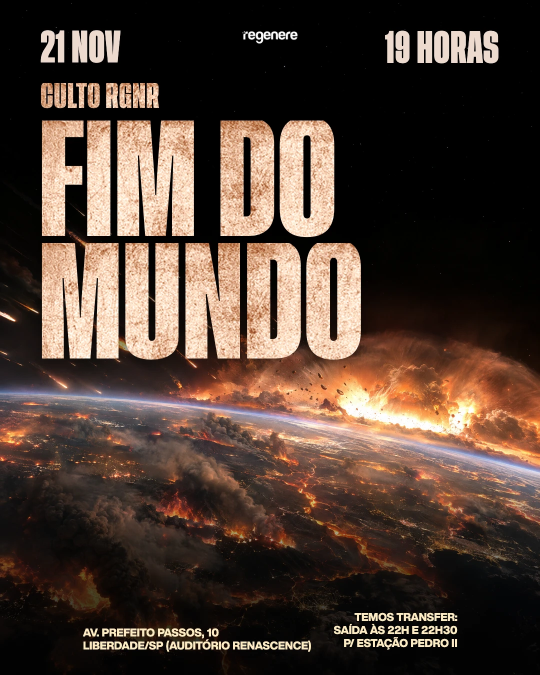
#> input picture artes/fim-do-mundo/referencia/original.webp, 1080 x 1350 px, given in place of v3_title.png, which was not available (shown at 1/2 size)
$ python v3.py
#> lines starting #> are read from the running program, lines starting #| are printed output that depends on the picture
### artes/fogo-sobre-o-altar/_fonte/fx.py
"""Shared FX toolkit: periodic noise, fire ramp, embers, bloom, grading, ffmpeg IO.
Everything that moves is periodic in T, so every video loops seamlessly."""
import numpy as np, cv2, subprocess, os, json
from PIL import Image

if os.environ.get('CV_THREADS'):
    cv2.setNumThreads(int(os.environ['CV_THREADS']))

W, H = 4800, 1350
TAU = 2 * np.pi


def smoothstep(e0, e1, x):
    t = np.clip((x - e0) / (e1 - e0), 0.0, 1.0)
    return t * t * (3.0 - 2.0 * t)


class NoiseVol:
    """Band-limited noise, periodic in (time, y, x). Zero mean, unit std."""
    def __init__(self, N=256, D=32, kc=14.0, ktc=2.5, seed=0):
        rng = np.random.default_rng(seed)
        white = rng.standard_normal((D, N, N)).astype(np.float32)
        F = np.fft.fftn(white)
        kt = np.fft.fftfreq(D) * D
        k = np.fft.fftfreq(N) * N
        KT, KY, KX = np.meshgrid(kt, k, k, indexing='ij')
        K = np.sqrt(KX ** 2 + KY ** 2)
        filt = np.exp(-(K / kc) ** 2) * np.exp(-(KT / ktc) ** 2)
        filt[:, 0, 0] = 0
        v = np.real(np.fft.ifftn(F * filt)).astype(np.float32)
        v /= v.std()
        self.v, self.N, self.D = v, N, D

    # [10 lines left out: functions slice, sample, not called in this run]


def grid(x0, y0, x1, y1, scale):
    """Pixel-centre coordinates (in FULL-RES units) for a region rendered at `scale`."""
    w = max(1, int(round((x1 - x0) * scale))); h = max(1, int(round((y1 - y0) * scale)))
    xs = (x0 + (np.arange(w, dtype=np.float32) + 0.5) / scale)
    ys = (y0 + (np.arange(h, dtype=np.float32) + 0.5) / scale)
    X, Y = np.meshgrid(xs, ys)
    return X, Y


def make_lut(stops, n=1024):
    """stops: list of (pos, (r,g,b)) linear colours -> LUT (n,3)."""
    p = np.array([s[0] for s in stops]); c = np.array([s[1] for s in stops], dtype=np.float32)
    x = np.linspace(0, 1, n)
    return np.stack([np.interp(x, p, c[:, i]) for i in range(3)], -1).astype(np.float32)


FIRE_LUT = make_lut([
    (0.00, (0.000, 0.000, 0.000)),
    (0.10, (0.060, 0.004, 0.000)),
    (0.24, (0.320, 0.030, 0.002)),
    (0.40, (0.900, 0.140, 0.010)),
    (0.56, (1.600, 0.420, 0.040)),
    (0.72, (2.300, 0.950, 0.160)),
    (0.86, (2.900, 1.700, 0.520)),
    (1.00, (3.400, 2.700, 1.500)),
])


# [4 lines left out: function apply_lut, not called in this run]


def blur(img, sigma):
    if sigma <= 0.3:
        return img
    return cv2.GaussianBlur(img, (0, 0), sigmaX=sigma, sigmaY=sigma, borderType=cv2.BORDER_REPLICATE)


# [10 lines left out: function bloom, not called in this run]


def aces(x):
    a, b, c, d, e = 2.51, 0.03, 2.43, 0.59, 0.14
    return np.clip((x * (a * x + b)) / (x * (c * x + d) + e), 0, 1)


def to_srgb(x):
    x = np.clip(x, 0, 1)
    return np.where(x <= 0.0031308, 12.92 * x, 1.055 * np.power(x, 1 / 2.4) - 0.055).astype(np.float32)


def from_srgb(x):
    return np.where(x <= 0.04045, x / 12.92, ((x + 0.055) / 1.055) ** 2.4).astype(np.float32)


def load_rgba(path, w, h):
#> called with path = '/tmp/work/layers/v3_title.png', w = 1200, h = 338
    im = Image.open(path).convert('RGBA')
    if im.size != (w, h):
        im = im.resize((w, h), Image.LANCZOS)
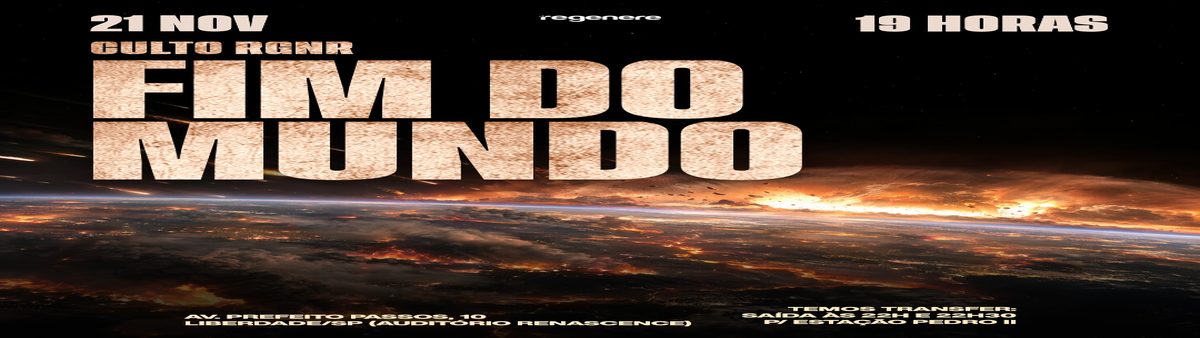
#> im: PIL image 1200x338 RGBA; mean R, G, B, A 79.7, 62.5, 52.3, 255
    a = np.asarray(im).astype(np.float32) / 255.0
    return a[..., :3].copy(), a[..., 3:4].copy()


# [6 lines left out: function grain, not called in this run]


def vignette(h, w, strength=0.55, power=2.2, cx=0.5, cy=0.5, aspect=None):
    y, x = np.mgrid[0:h, 0:w].astype(np.float32)
    nx = (x / w - cx) * 2; ny = (y / h - cy) * 2
    r = np.sqrt((nx * 0.62) ** 2 + (ny * 1.0) ** 2) if aspect is None else np.sqrt((nx * aspect) ** 2 + ny ** 2)
    return (1 - strength * np.clip(r, 0, 1.6) ** power / (1.6 ** power) * 1.6).astype(np.float32)


class Embers:
    """Periodic particle system. Each particle's life = T/m (integer m), so the
    whole system repeats exactly every T seconds."""
    def __init__(self, n, T, seed, spawn, life_m=(1, 2), speed=(120, 320), drift=60,
                 wob=(0.4, 1.6), size=1.0, bright=(0.6, 1.6), color='ember', streak=0.06):
        rng = np.random.default_rng(seed)
        self.n, self.T = n, T
        self.m = rng.choice(life_m, n).astype(np.float32)
        self.phase = rng.random(n).astype(np.float32)
        self.seeds = rng.integers(0, 2**31 - 1, n)
        self.spawn = spawn            # function(rng_arr, n) -> (x0, y0)
        self.speed, self.drift, self.wob = speed, drift, wob
        self.bright, self.streak, self.size = bright, streak, size
        # per-cycle randomness table: max m cycles
        mm = int(max(life_m))
        r = np.random.default_rng(seed + 7)
        self.tab = r.random((mm, n, 8)).astype(np.float32)
        self.color = color

    # [47 lines left out: functions state, splat, ember_rgb, not called in this run]


class FFWriter:
    # [10 lines left out: function __init__, not called in this run]

    def write(self, rgb8):
        self.p.stdin.write(np.ascontiguousarray(rgb8).tobytes())

    def close(self):
        self.p.stdin.close(); self.p.wait()


# [9 lines left out: function finish, not called in this run]


class ToneLUT:
    """Fast ACES + sRGB via sqrt-spaced 1D LUT (input linear 0..xmax)."""
    def __init__(self, exposure=1.0, xmax=24.0, n=8192):
        self.xmax, self.n = xmax, n
        q = np.linspace(0, 1, n, dtype=np.float64)
        x = (q ** 2) * xmax
        self.lut = to_srgb(aces((x * exposure).astype(np.float32))).astype(np.float32)

    # [11 lines left out: functions __call__, over, not called in this run]


def screen_add(dst, g):
    dst += g * (1 - dst)
    return dst

### artes/fogo-sobre-o-altar/_fonte/v3.py
"""V3 — Tipográfica incandescente: letras preenchidas de fogo vivo, chamas saindo do topo, brasas."""
import sys, os, argparse, time
sys.path.insert(0, os.path.dirname(os.path.abspath(__file__)))
import numpy as np, cv2
from PIL import Image
from fx import *
from fire import fire_noise, flame

T = 10.0
FPS = 30
LAYERS = os.environ.get('LAYERS', '/tmp/work/layers')
LUT_FILL = make_lut([
    (0.00, (0.00, 0.00, 0.00)),
    (0.20, (0.25, 0.02, 0.00)),
    (0.38, (0.95, 0.12, 0.01)),
    (0.55, (1.70, 0.42, 0.04)),
    (0.70, (2.40, 0.95, 0.14)),
    (0.85, (3.00, 1.70, 0.50)),
    (1.00, (3.60, 2.80, 1.50)),
])


class V3:
    def __init__(self, s):
        self.s = s
        w, h = int(round(W * s)), int(round(H * s)); self.w, self.h = w, h
        self.nv = NoiseVol(N=256, D=32, kc=14, ktc=2.5, seed=51)
        self.nv2 = NoiseVol(N=128, D=16, kc=6, ktc=1.5, seed=52)
        ta_rgb, ta = load_rgba(f'{LAYERS}/v3_title.png', w, h); self.ta = ta
#> after `ta_rgb, ta = load_rgba(f'{LAYERS}/v3_title.png', w, h)`: ta: shape (338, 1200, 1) float32; every value is 1
        self.ref, self.refa = load_rgba(f'{LAYERS}/v3_ref.png', w, h)
        # letter bbox (full-res units)
        TX0, TY0, TX1, TY1 = 300, 560, 4500, 1080
        self.tbox = (TX0, TY0, TX1, TY1)
        # fill grid at half res
        self.fs = fs = s * 0.5
        self.LX, self.LY = grid(TX0, TY0, TX1, TY1, fs)
        x0, y0 = int(round(TX0 * s)), int(round(TY0 * s)); x1, y1 = x0 + int(round((TX1 - TX0) * s)), y0 + int(round((TY1 - TY0) * s))
        self.tsl = (slice(y0, y1), slice(x0, x1))
        A = ta[self.tsl][..., 0]
#> A: shape (130, 1050) float32; every value is 1
        e = blur(A, 7 * s)
        self.edge = (0.80 + 0.20 * np.clip((e - 0.5) * 2.2, 0, 1)).astype(np.float32)
        self.vgrad = smoothstep(1043, 606, (np.mgrid[y0:y1, 0:1][0].astype(np.float32) + 0.5) / s)
        # letter tops per column (full output res)
        full_a = ta[..., 0] > 0.5
#> full_a: shape (338, 1200) bool; every value is 1
        has = full_a.any(0)
        top = np.where(has, full_a.argmax(0), 10 ** 6).astype(np.float32) / s   # full-res units
#> top = 1200 values from 0 to 0
        from scipy.ndimage import maximum_filter1d
        top = maximum_filter1d(top, size=2 * max(1, int(round(7 * s))) + 1)
        top = np.where(top < 650, top, 10 ** 6).astype(np.float32)   # only near the cap line
        self.top_full = top
#> self.top_full = 1200 values from 0 to 0
        # flame grid at half res
        FX0, FY0, FX1, FY1 = 300, 60, 4500, 1060
        self.fbox = (FX0, FY0, FX1, FY1)
        self.FX, self.FY = grid(FX0, FY0, FX1, FY1, fs)
        colx = np.clip((self.FX[0] * s).astype(np.int64), 0, w - 1)
        topc = top[colx]
#> topc = 525 values from 0 to 0
        # smooth the top profile a little (only where letters exist)
        valid = topc < 10 ** 5
        tp = np.where(valid, topc, 1300.0).astype(np.float32)
#> tp = 525 values from 0 to 0
        tp_s = cv2.GaussianBlur(tp[None, :], (0, 0), sigmaX=max(1.0, 10 * fs))[0]
#> tp_s = 525 values from 0 to 0
        tp = np.where(valid, np.minimum(tp, tp_s + 12), 10 ** 6)
        self.d = (tp[None, :] - self.FY).astype(np.float32)    # distance above letter top
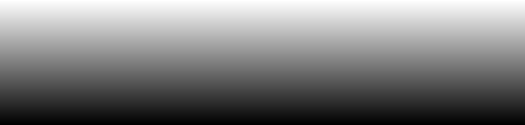
#> self.d: shape (125, 525) float32; min -1056, max -64, mean -560; drawn with min black and max white
        r0 = np.random.default_rng(9)
        bumps = np.ones_like(self.FX[0])
        bumps *= 0.55
        for k in range(14):
            c0 = 400 + r0.random() * 4000; wd = 50 + 140 * r0.random(); am = 0.3 + 0.9 * r0.random()
            bumps += am * np.exp(-((self.FX[0] - c0) / wd) ** 2)
        self.fprof = np.broadcast_to(bumps[None, :], self.FX.shape).astype(np.float32)
        self.zero = np.zeros_like(self.FX)
        # smoke grid (quarter)
        self.ss = s * 0.25
        self.SX, self.SY = grid(0, 0, W, H, self.ss)
        colx2 = np.clip((self.SX[0] * s).astype(np.int64), 0, w - 1)
        tps = top[colx2]
#> tps = 300 values from 0 to 0
        tps = np.where(tps < 10 ** 5, tps, 2000.0)
        tps = cv2.GaussianBlur(tps.astype(np.float32)[None, :], (0, 0), sigmaX=max(1.0, 60 * self.ss))[0]
        ds = tps[None, :] - self.SY
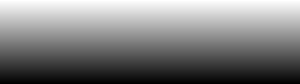
#> ds: shape (84, 300) float32; min -1336, max -8, mean -672; drawn with min black and max white
        self.smask = (smoothstep(60, 260, ds) * (1 - smoothstep(380, 820, ds))).astype(np.float32)
#> in smoothstep (call 2), `t = np.clip((x - e0) / (e1 - e0), 0.0, 1.0)`: t: shape (84, 300) float32; every value is 0
        # background (quarter) : deep red glow behind the title
        X, Y = self.SX, self.SY
        bg = np.zeros(X.shape + (3,), np.float32) + np.array([0.0018, 0.0012, 0.0012], np.float32)
        env = smoothstep(0, 700, X) * smoothstep(W, W - 700, X)
        bg += (np.exp(-((Y - 800) / 420) ** 2) * env)[..., None] * np.array([0.030, 0.0045, 0.0008], np.float32)
        bg += (np.exp(-((Y - 1350) / 260) ** 2) * env)[..., None] * np.array([0.012, 0.0025, 0.0006], np.float32)
        self.bg = bg
        self.vig = vignette(X.shape[0], X.shape[1], strength=0.55, power=2.0)[..., None]
        # embers spawn from letter tops
        cols = np.nonzero(top < 10 ** 5)[0]
#> cols = 1200 values from 0 to 1199
        self.cols_x = (cols.astype(np.float32) + 0.5) / s
#> self.cols_x = 1200 values from 2 to 4798
        self.cols_top = top[cols]
#> self.cols_top = 1200 values from 0 to 0
        def spawn(R):
            i = (R[:, 0] * (len(self.cols_x) - 1)).astype(np.int64)
            return self.cols_x[i], self.cols_top[i] - R[:, 5] * 120
        self.emb_s = Embers(420, T, 61, spawn, life_m=(1, 2, 3), speed=(120, 330), drift=70, streak=0.06, bright=(0.8, 3.0))
        self.emb_m = Embers(80, T, 62, spawn, life_m=(1, 2), speed=(80, 200), drift=120, streak=0.05, bright=(0.5, 1.6))
        self.tone = ToneLUT(exposure=1.1)
        self.rng = np.random.default_rng(7)
        self.grain_size = 1.2

    def flicker(self, t):
        p = TAU * t / T
        return 1 + 0.06 * np.sin(5 * p + 0.4) + 0.045 * np.sin(11 * p + 1.9) + 0.03 * np.sin(19 * p + 4.1)

    # [46 lines left out: function frame, not called in this run]


if __name__ == '__main__':
    ap = argparse.ArgumentParser()
    ap.add_argument('--scale', type=float, default=0.25)
    ap.add_argument('--still', default=None); ap.add_argument('--t', type=float, default=3.0)
    ap.add_argument('--video', default=None); ap.add_argument('--frames', type=int, default=int(T * FPS))
    ap.add_argument('--crf', type=int, default=19)
    ap.add_argument('--grain', type=float, default=0.022)
    ap.add_argument('--gsize', type=float, default=1.2)
    ap.add_argument('--start', type=int, default=0); ap.add_argument('--end', type=int, default=-1)
    a = ap.parse_args()
    t0 = time.time(); r = V3(a.scale); r.grain_size = a.gsize; print('init', round(time.time() - t0, 2), 's', flush=True)
    if a.still:
        t0 = time.time(); fr = r.frame(a.t, grain_amt=a.grain); print('frame', round(time.time() - t0, 2), 's')
        Image.fromarray(fr).save(a.still)
    if a.video:
        wr = FFWriter(a.video, r.w, r.h, FPS, crf=a.crf)
        t0 = time.time()
        end = a.frames if a.end < 0 else a.end
        for i in range(a.start, end):
            wr.write(r.frame(i / FPS, grain_amt=a.grain))
            if i % 30 == 0:
                print(f'{i}/{end} {time.time() - t0:.1f}s', flush=True)
        wr.close(); print('video done', round(time.time() - t0, 1))
